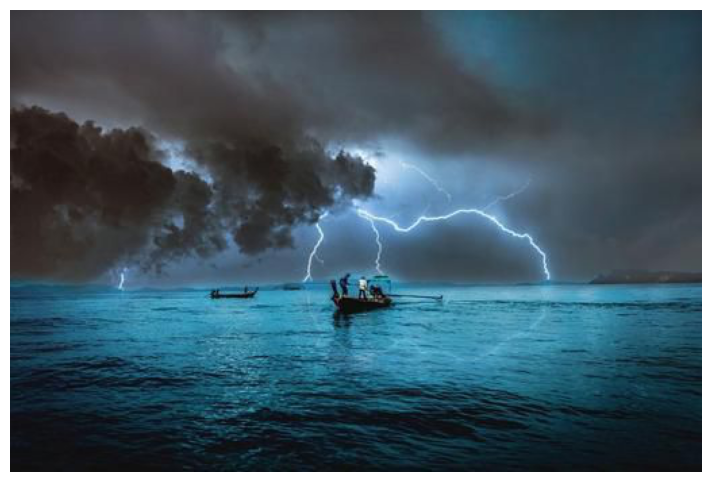
#> input picture output/107.png, 1423 x 964 px, given in place of 107.jpeg, which was not available (shown at 1/2 size)
$ jupyter execute --allow-errors 107.ipynb   (text cells are left out)
#> lines starting #> are read from the running program, lines starting #| are printed output that depends on the picture; pictures that were not available may be replaced by others from this repository, and a replacement may not be noted
[cell 1]
from PIL import Image

# 读取第一张图片
background = Image.open('./data/107.jpeg')
#> background is the input picture: PIL image 1423x964 RGBA; mean R, G, B, A 67.1, 91, 103.8, 255
# 读取第二张图片
image_to_place = Image.open('./data/108.jpeg')
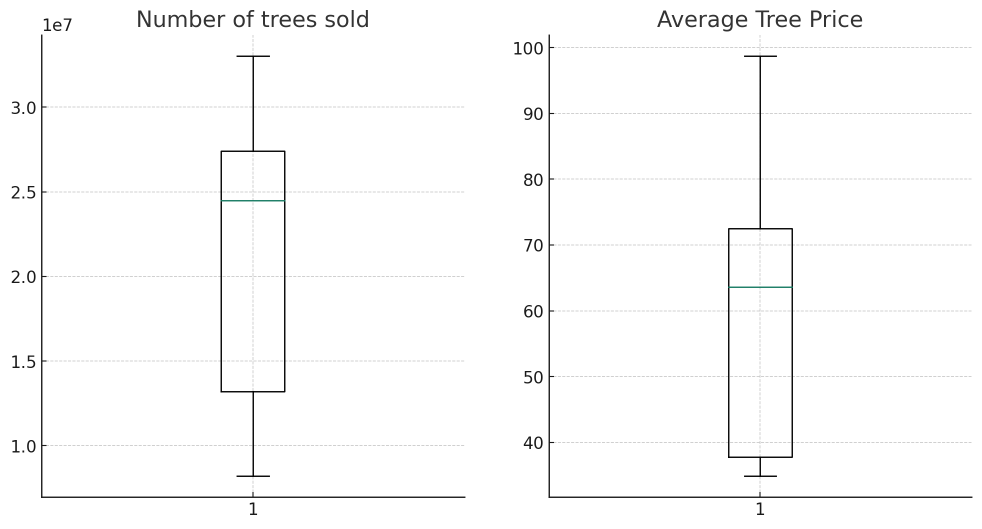
#> input picture output/8.png, 1963 x 1057 px, given in place of 108.jpeg, which was not available (shown at 1/2 size)
#> image_to_place is the input picture: PIL image 1963x1057 RGBA; mean R, G, B, A 251, 251, 251, 255

# 确定图片大小
width, height = background.size
#> width = 1423; height = 964

# 确定图片模式
mode = background.mode
#> mode = 'RGBA'

#> (a cell that did not finish here is left out)

[cell 3]
# 调整第二张图片的大小以匹配第一张图片的大小
image_to_place_resized = image_to_place.resize((width, height))
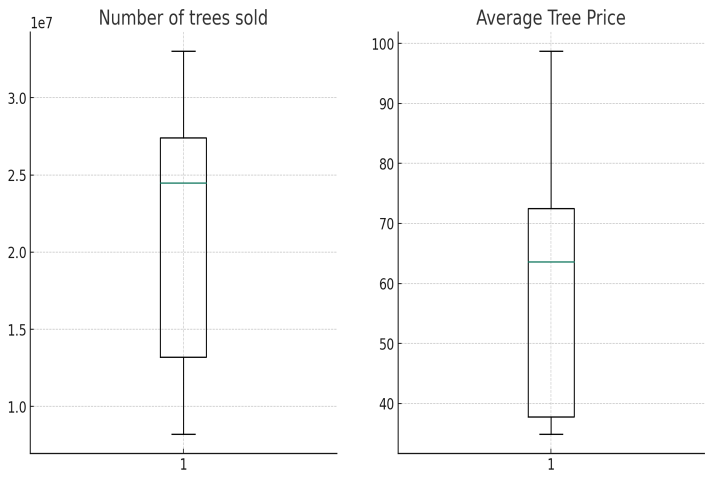
#> image_to_place_resized: PIL image 1423x964 RGBA (shown at 1/2 size); mean R, G, B, A 250.9, 250.9, 250.9, 255

# 叠加调整后大小的第二张图片到第一张图片上
combined_image = Image.blend(background, image_to_place_resized, alpha=0.5)
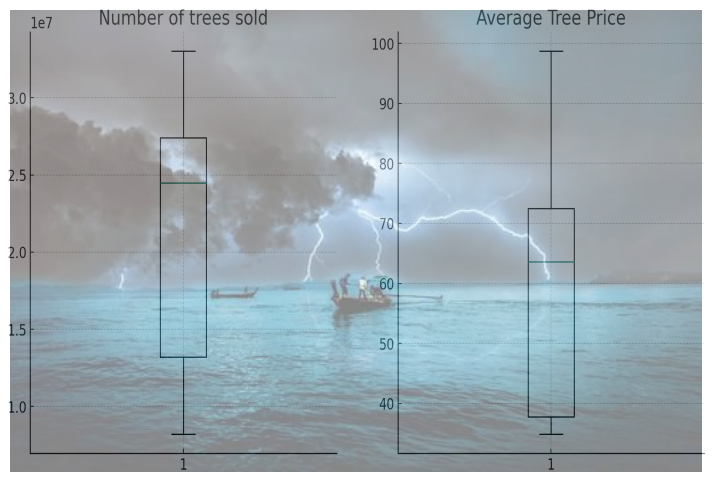
#> combined_image: PIL image 1423x964 RGBA (shown at 1/2 size); mean R, G, B, A 158.7, 170.7, 177.1, 255

# 保存合并后的图片
combined_image.save('./data/combined_image.png')
